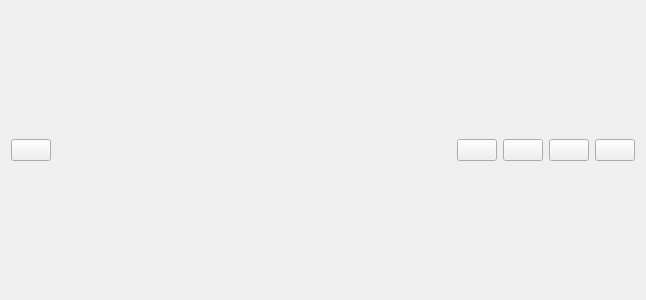
<?xml version="1.0" encoding="UTF-8"?>
<ui version="4.0">
 <class>ChatTitle</class>
 <widget class="QWidget" name="ChatTitle">
  <property name="geometry">
   <rect>
    <x>0</x>
    <y>0</y>
    <width>646</width>
    <height>300</height>
   </rect>
  </property>
  <property name="windowTitle">
   <string>ChatTitle</string>
  </property>
  <layout class="QHBoxLayout" name="horizontalLayout">
   <item>
    <widget class="QPushButton" name="userName_btn">
     <property name="text">
      <string/>
     </property>
    </widget>
   </item>
   <item>
    <spacer name="horizontalSpacer">
     <property name="orientation">
      <enum>Qt::Horizontal</enum>
     </property>
     <property name="sizeHint" stdset="0">
      <size>
       <width>50</width>
       <height>20</height>
      </size>
     </property>
    </spacer>
   </item>
   <item>
    <widget class="QPushButton" name="dialAudio_btn">
     <property name="text">
      <string/>
     </property>
    </widget>
   </item>
   <item>
    <widget class="QPushButton" name="dialVideo_btn">
     <property name="text">
      <string/>
     </property>
    </widget>
   </item>
   <item>
    <widget class="QPushButton" name="shareScreen_btn">
     <property name="text">
      <string/>
     </property>
    </widget>
   </item>
   <item>
    <widget class="QPushButton" name="moreChat_btn">
     <property name="text">
      <string/>
     </property>
    </widget>
   </item>
  </layout>
 </widget>
 <resources/>
 <connections/>
</ui>
